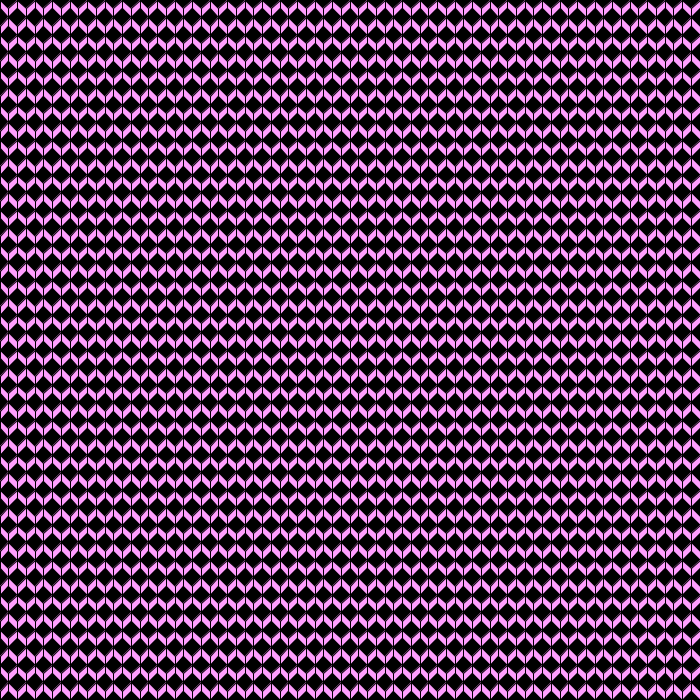
Frame 1 (no input)
Frame 60 (the mouse pressed at the canvas centre just before this capture): identical to frame 1, image omitted
Frame 120 (the mouse held since frame 60 and released just before this capture): identical to frame 1, image omitted

The Processing sketch that drew this single still picture (run headless with seeded random() and noise(); from frame 60 on, the mouse is pressed at the canvas centre):

// Processing sketch: processing_167146
// ── processing_167146.pde

int midax, miday;
int numdibuixos;
int form=1;
  
void setup()
{
  size(700, 700);
  numdibuixos = 20;
  midax = width/numdibuixos;
  miday = height/numdibuixos;
 
  
  
}
  
void draw()
{
  background(0);
   if(form==1){
    for (int j = 0; (j < height/numdibuixos); j++)
    {
      for (int i = 0; i < width/numdibuixos; i++)
      {
            fill(#FF9DFE);
        quad(i*midax,j*miday,i*midax+midax/4, j*miday+miday/4,i*midax+midax/4, j*miday+miday/2,i*midax,j*miday+miday/4);
        quad(i*midax+midax/2, j*miday+miday/4,i*midax+midax/2, j*miday,i*midax+3*midax/4, j*miday+miday/4,i*midax+3*midax/4, j*miday+miday/2);
        quad(i*midax,j*miday+3*miday/4,i*midax+midax/4, j*miday+miday/2,i*midax+midax/4, j*miday+3*miday/4,i*midax,j*miday+4*miday/4);
        quad(i*midax+midax/2, j*miday+3*miday/4,i*midax+midax/2, j*miday+4*miday/4,i*midax+3*midax/4, j*miday+3*miday/4,i*midax+3*midax/4, j*miday+miday/2);
       
       
        quad(i*midax+midax/4, j*miday+miday/4,i*midax+midax/4, j*miday+miday/2,i*midax+midax/2, j*miday+miday/4,i*midax+midax/2, j*miday);
         
        quad(i*midax+3*midax/4, j*miday+miday/4,i*midax+3*midax/4, j*miday+miday/2,i*midax+4*midax/4, j*miday+miday/4,i*midax+4*midax/4, j*miday);
         
        quad(i*midax+midax/4, j*miday+miday/2,i*midax+midax/4, j*miday+3*miday/4,i*midax+midax/2, j*miday+4*miday/4,i*midax+midax/2, j*miday+3*miday/4);
        
       quad(i*midax+3*midax/4, j*miday+miday/2,i*midax+3*midax/4, j*miday+3*miday/4,i*midax+4*midax/4, j*miday+4*miday/4,i*midax+4*midax/4, j*miday+3*miday/4);
        
             
       }
    }
}
else{
  for (int j = 0; (j < height/numdibuixos); j++)
    {
      for (int i = 0; i<=j; i++)
      {
            fill(#92009B);
             quad(i*midax,j*miday,i*midax+midax/4, j*miday+miday/4,i*midax+midax/4, j*miday+miday/2,i*midax,j*miday+miday/4);
        quad(i*midax+midax/2, j*miday+miday/4,i*midax+midax/2, j*miday,i*midax+3*midax/4, j*miday+miday/4,i*midax+3*midax/4, j*miday+miday/2);
        quad(i*midax,j*miday+3*miday/4,i*midax+midax/4, j*miday+miday/2,i*midax+midax/4, j*miday+3*miday/4,i*midax,j*miday+4*miday/4);
        quad(i*midax+midax/2, j*miday+3*miday/4,i*midax+midax/2, j*miday+4*miday/4,i*midax+3*midax/4, j*miday+3*miday/4,i*midax+3*midax/4, j*miday+miday/2);
        
       
        quad(i*midax+midax/4, j*miday+miday/4,i*midax+midax/4, j*miday+miday/2,i*midax+midax/2, j*miday+miday/4,i*midax+midax/2, j*miday);
         
        quad(i*midax+3*midax/4, j*miday+miday/4,i*midax+3*midax/4, j*miday+miday/2,i*midax+4*midax/4, j*miday+miday/4,i*midax+4*midax/4, j*miday);
         
        quad(i*midax+midax/4, j*miday+miday/2,i*midax+midax/4, j*miday+3*miday/4,i*midax+midax/2, j*miday+4*miday/4,i*midax+midax/2, j*miday+3*miday/4);
        
       quad(i*midax+3*midax/4, j*miday+miday/2,i*midax+3*midax/4, j*miday+3*miday/4,i*midax+4*midax/4, j*miday+4*miday/4,i*midax+4*midax/4, j*miday+3*miday/4);
            
        }
      }
  
}
} 
void keyPressed(){
 
    if (key == 'j')  form = 2;
  else form = 1;
}
